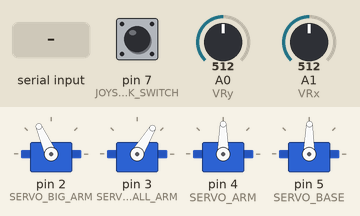
This sketch was run on a simulated Arduino Uno, built with avr-gcc and run on an emulated ATmega328P. Parts: 4 × servo. Inputs (shaded band) come from the test bench; at power-on: A0 (VRy) = 512, A1 (VRx) = 512, pin 7 (JOYSTICK_SWITCH) HIGH.

Above: at 1.2 s.
1.3 s: A0 (VRy) set to 716
At 2.16 s:
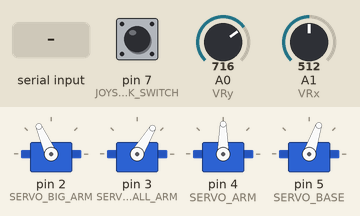
4.3 s: A1 (VRx) set to 716
At 4.97 s:
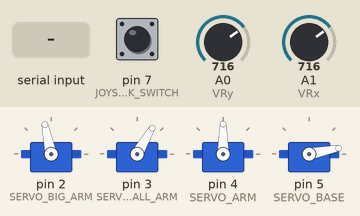
7.3 s: A0 (VRy) set to 473
10.3 s: A0 (VRy) set to 450
At 11.88 s:
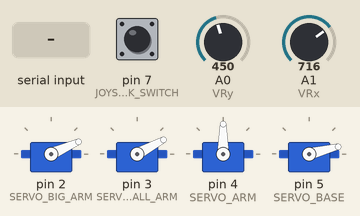
13.3 s: pin 7 (JOYSTICK_SWITCH) pulled LOW for 0.15 s
At 14.2 s:
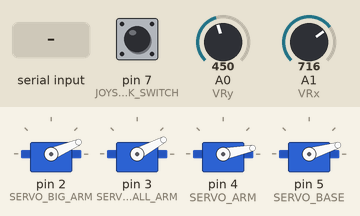
14.9 s: "0\n" received over Serial
Timing chart, 0 to 17.4 s (numbered marks = the images above; inputs shaded):
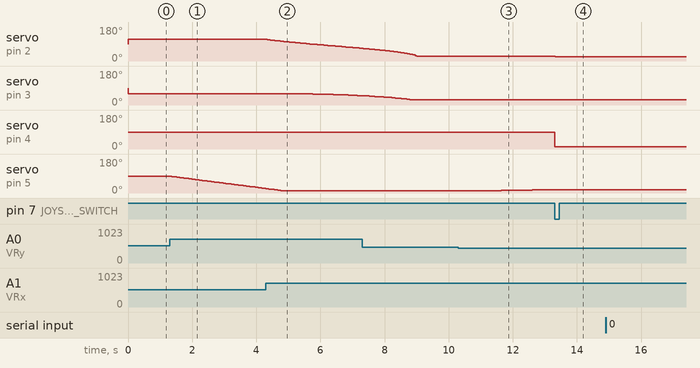

The sketch:

robot.ino
```cpp
#include <Servo.h>

Servo bigArm;
Servo smallArm;
Servo arm;
Servo base;

#define SERVO_BIG_ARM 2
#define SERVO_SMALL_ARM 3
#define SERVO_ARM 4
#define SERVO_BASE 5

#define JOYSTICK_SWITCH 7

#define VRx A1
#define VRy A0

char message[64];

int angles[] = {
  90,
  90,
  90,
  90
};


int lastAngles[] = {
  90,
  90,
  90,
  90
};

void setup() {
  bigArm.attach(SERVO_BIG_ARM);
  smallArm.attach(SERVO_SMALL_ARM);
  arm.attach(SERVO_ARM);
  base.attach(SERVO_BASE);
  pinMode(JOYSTICK_SWITCH, INPUT_PULLUP);
  Serial.begin(9600);
}

int analogXPos = 0;
int analogYPos = 0;
double joystickX = 0.0;
double joystickY = 0.0;
double deadzone = 0.1;
long lastLoop = 0;

double robotX = 10.0;
double robotY = 5.0;
double robotZ = 0.0;
double robotRotate = 0.0;
double robotGripper = 0.0;

double joystickMultiplier = 35.0;

bool adjustYAxis = false;

double clamp(double value, double min, double max) {
  if(value < min) return min;
  if(value > max) return max;
  return value;
}
struct RobotArm {
  double length;
  double d1;
  double d2;
  double v1;
  double v2;
};
RobotArm gripper = {
  .length = 0.0,
  .d1 = 0,
  .d2 = 5,
  .v1 = 11,
  .v2 = 127
};
RobotArm smallArmRA = {
  .length = 15.4,
  .d1 = 183.5,
  .d2 = 259.0,
  .v1 = 28,
  .v2 = 99
};
RobotArm bigArmRA = {
  .length = 13.7,
  .d1 = 172.8,
  .d2 = 66.7,
  .v1 = 22,
  .v2 = 127
};
RobotArm baseRA = {
  .length = 0.0,
  .d1 = 80.1,
  .d2 = -38.0,
  .v1 = 11,
  .v2 = 127
};

double baseHeight = 9;


void XYZToAngles(double x, double y, double z, bool setBase = false) {
  /*
  // Debug info
  Serial.print("X ");
  Serial.print(x);
  Serial.print("  Y ");
  Serial.print(y);
  Serial.print("  Z ");
  Serial.print(z);
  Serial.print("  R ");
  Serial.print(robotRotate);
  Serial.print("  G ");
  Serial.println(robotGripper);
  */
  double rotate = atan(z/x);
  double xR = sqrt(x*x + z*z);

  double b = sqrt(xR*xR + (y - baseHeight)*(y - baseHeight));
  double c = bigArmRA.length;
  double a = smallArmRA.length;

  double alpha = acos((a*a-b*b-c*c)/(-2*b*c));
  double beta = acos((b*b-a*a-c*c)/(-2*a*c));

  double gamma2 = PI / 2 + asin((y-baseHeight)/x);
  double alpha2 = PI / 2 - gamma2;
  double epsylon = PI / 2 - alpha2 - alpha;
  double beta2 = PI / 2 - epsylon;
  double delta = PI + (PI - beta2 - beta);

  double bigArmAngle = RadiansToDegrees(epsylon)+90;
  double smallArmAngle = RadiansToDegrees(delta);
  double baseAngle = RadiansToDegrees(rotate);;

  angles[0] = ConvertAngleToServo(bigArmRA, bigArmAngle);
  angles[1] = ConvertAngleToServo(smallArmRA, smallArmAngle);
  if(setBase) angles[3] = ConvertAngleToServo(baseRA, baseAngle);

  CheckAngles();
}

double lastRobotX = 10.0;
double lastRobotY = 5.0;
double lastRobotZ = 0.0;
bool calculated = false;

void CheckAngles() {
  if(abs(angles[0] - lastAngles[0]) < 10 && abs(angles[1] - lastAngles[1]) < 10 || !calculated) {
    lastAngles[0] = angles[0];
    lastAngles[1] = angles[1];
    lastRobotX = robotX;
    lastRobotY = robotY;
    calculated = true;
  } else {
    angles[0] = lastAngles[0];
    angles[1] = lastAngles[1];
    robotX = lastRobotX;
    robotY = lastRobotY;
  }
}

void ReadAnalogStick() {
  analogXPos = analogRead(VRx);
  analogYPos = analogRead(VRy);

  joystickX = (static_cast<double>(analogXPos) - 512.0) / 512.0;
  if(abs(joystickX) <= deadzone) joystickX = 0.0;
  joystickY = (static_cast<double>(analogYPos) - 512.0) / 512.0;
  if(abs(joystickY) <= deadzone) joystickY = 0.0;

  if(adjustYAxis) {
    robotY += -joystickX * GetDeltaTime() * joystickMultiplier;
    robotGripper += joystickY * GetDeltaTime() * joystickMultiplier;
    robotGripper = clamp(robotGripper, 0, 5);
    angles[2] = ConvertAngleToServo(gripper, robotGripper);
  } else {
    robotX += joystickX * GetDeltaTime() * joystickMultiplier;
    robotRotate += joystickY * GetDeltaTime() * joystickMultiplier * 5.0;
    robotRotate = clamp(robotRotate, baseRA.d2, baseRA.d1);
    angles[3] = static_cast<int>(ConvertAngleToServo(baseRA, robotRotate));
  }

  XYZToAngles(robotX, robotY, robotZ, false);
}

bool lastButton0Pressed = false;
long button0PressTime = 0;
long button0ReleaseTime = 0;

void ReadButtons() {
  if(millis() < 1000) return; // ignore first second
  // Button 0
  bool button0Pressed = digitalRead(JOYSTICK_SWITCH) == HIGH;
  if(button0Pressed != lastButton0Pressed && !button0Pressed) {
    button0ReleaseTime = millis();
    adjustYAxis = !adjustYAxis;
  }
  if(button0Pressed != lastButton0Pressed && button0Pressed) {
    // Button 0 pressed
    button0PressTime = millis();
  }
  lastButton0Pressed = button0Pressed;
}


double RadiansToDegrees(double radians) {
  return radians * 180.0 / PI;
}


double GetDeltaTime() {
  return static_cast<double>(millis() - lastLoop) / 1000.0;
}

double ConvertAngleToServo(struct RobotArm arm, double degrees) {
  double a = (degrees - arm.d1) / (arm.d2 - arm.d1) * (arm.v2 - arm.v1) + arm.v1;
  return clamp(a, arm.v1, arm.v2);
}

void loop() {

  ReadFromSerial();
  bigArm.write(angles[0]);
  smallArm.write(angles[1]);
  arm.write(angles[2]);
  base.write(angles[3]);

  ReadButtons();
  ReadAnalogStick();
  lastLoop = millis();
}

int messagePos = 0;

// Call this function whenever we can read from the serial buffer
void ReadFromSerial() {
  //return;
  while (Serial.available() > 0)
  {

    //Read the next available byte in the serial receive buffer
    char inByte = Serial.read();
    if(inByte != '\n')  {
      message[messagePos] = inByte;
      messagePos++;
    } else {
      // Message done, handle
      message[messagePos] = '\0';
      HandleSerialMsg(message);
      messagePos = 0;
    }
  }
}

void HandleSerialMsg(char data[]) {
  char* d;
  int i = 0;
  char* cmd;
  char* arg1;

  d = strtok(data, ",");
  i = 0;
  while (d != NULL) {
    if (i == 0)
      cmd = d;
    else if (i == 1)
      arg1 = d;

    d = strtok(NULL, ",");
    i++;
  }

  angles[strtol(cmd, NULL, 10)] = arg1[0];
}
```

Measured:
- the behaviour switches between 461 and 460 on A0 (VRy) (found by bisection; images 2 and 3)
- after the input at 1.3 s, servo on pin 5 (SERVO_BASE): moves from 89° to 23° over 3.0 s, starting at once
- after the input at 4.3 s, servo on pin 2 (SERVO_BIG_ARM): moves from 114° to 67° over 3.0 s, starting at once; servo on pin 3 (SERVO_SMALL_ARM): 59° → 60° after 0.25 s, → 59° 0.85 s later, → 58° 0.36 s later, → 57° 0.26 s later, … (12 changes in this stretch)
- after the input at 10.3 s, servo on pin 5 (SERVO_BASE): moves from 11° to 17° over 2.3 s, starting after 0.45 s
- after the input at 13.3 s, servo on pin 2 (SERVO_BIG_ARM): 24° → 23° at once; servo on pin 4 (SERVO_ARM): 90° → 11° at once; servo on pin 5 (SERVO_BASE): stays 17° (without the input it goes to 18° after 0.24 s)
